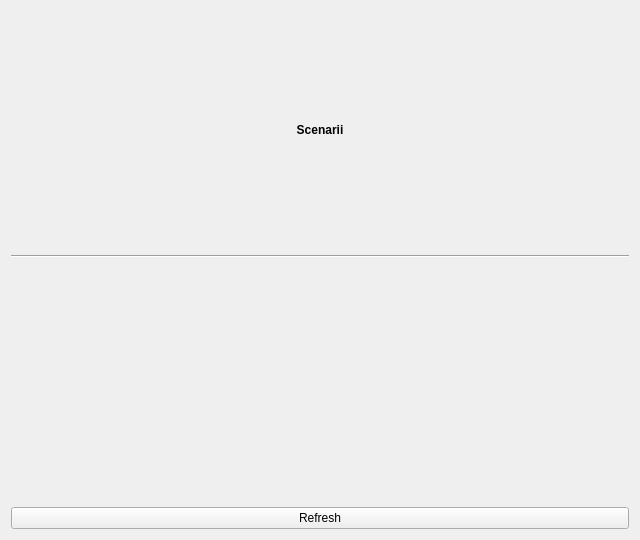
<?xml version="1.0" encoding="UTF-8"?>
<ui version="4.0">
 <class>opt_scenery</class>
 <widget class="QWidget" name="opt_scenery">
  <property name="geometry">
   <rect>
    <x>0</x>
    <y>0</y>
    <width>640</width>
    <height>540</height>
   </rect>
  </property>
  <property name="minimumSize">
   <size>
    <width>640</width>
    <height>480</height>
   </size>
  </property>
  <property name="windowTitle">
   <string>Properties</string>
  </property>
  <property name="autoFillBackground">
   <bool>false</bool>
  </property>
  <layout class="QGridLayout" name="gridLayout">
   <item row="0" column="0">
    <widget class="QLabel" name="label_3">
     <property name="font">
      <font>
       <weight>75</weight>
       <bold>true</bold>
      </font>
     </property>
     <property name="text">
      <string>Scenarii</string>
     </property>
     <property name="alignment">
      <set>Qt::AlignCenter</set>
     </property>
    </widget>
   </item>
   <item row="1" column="0">
    <widget class="Line" name="line">
     <property name="orientation">
      <enum>Qt::Horizontal</enum>
     </property>
    </widget>
   </item>
   <item row="3" column="0">
    <widget class="KActionSelector" name="selector_scenarii">
     <property name="whatsThis">
      <string>Let you manage startup personnal properties</string>
     </property>
     <property name="availableLabel">
      <string>&amp;Available Scenarii:</string>
     </property>
     <property name="selectedLabel">
      <string>A&amp;ctivated Scenarii:</string>
     </property>
     <property name="availableInsertionPolicy">
      <enum>KActionSelector::AtBottom</enum>
     </property>
     <property name="selectedInsertionPolicy">
      <enum>KActionSelector::AtBottom</enum>
     </property>
    </widget>
   </item>
   <item row="4" column="0">
    <layout class="QHBoxLayout" name="horizontalLayout">
     <item>
      <widget class="QPushButton" name="btn_refresh">
       <property name="text">
        <string>Refresh</string>
       </property>
      </widget>
     </item>
    </layout>
   </item>
  </layout>
 </widget>
 <layoutdefault spacing="6" margin="11"/>
 <pixmapfunction>qPixmapFromMimeSource</pixmapfunction>
 <customwidgets>
  <customwidget>
   <class>KActionSelector</class>
   <extends>QWidget</extends>
   <header>kactionselector.h</header>
  </customwidget>
 </customwidgets>
 <includes>
  <include location="local">kactionselector.h</include>
 </includes>
 <resources/>
 <connections/>
</ui>
